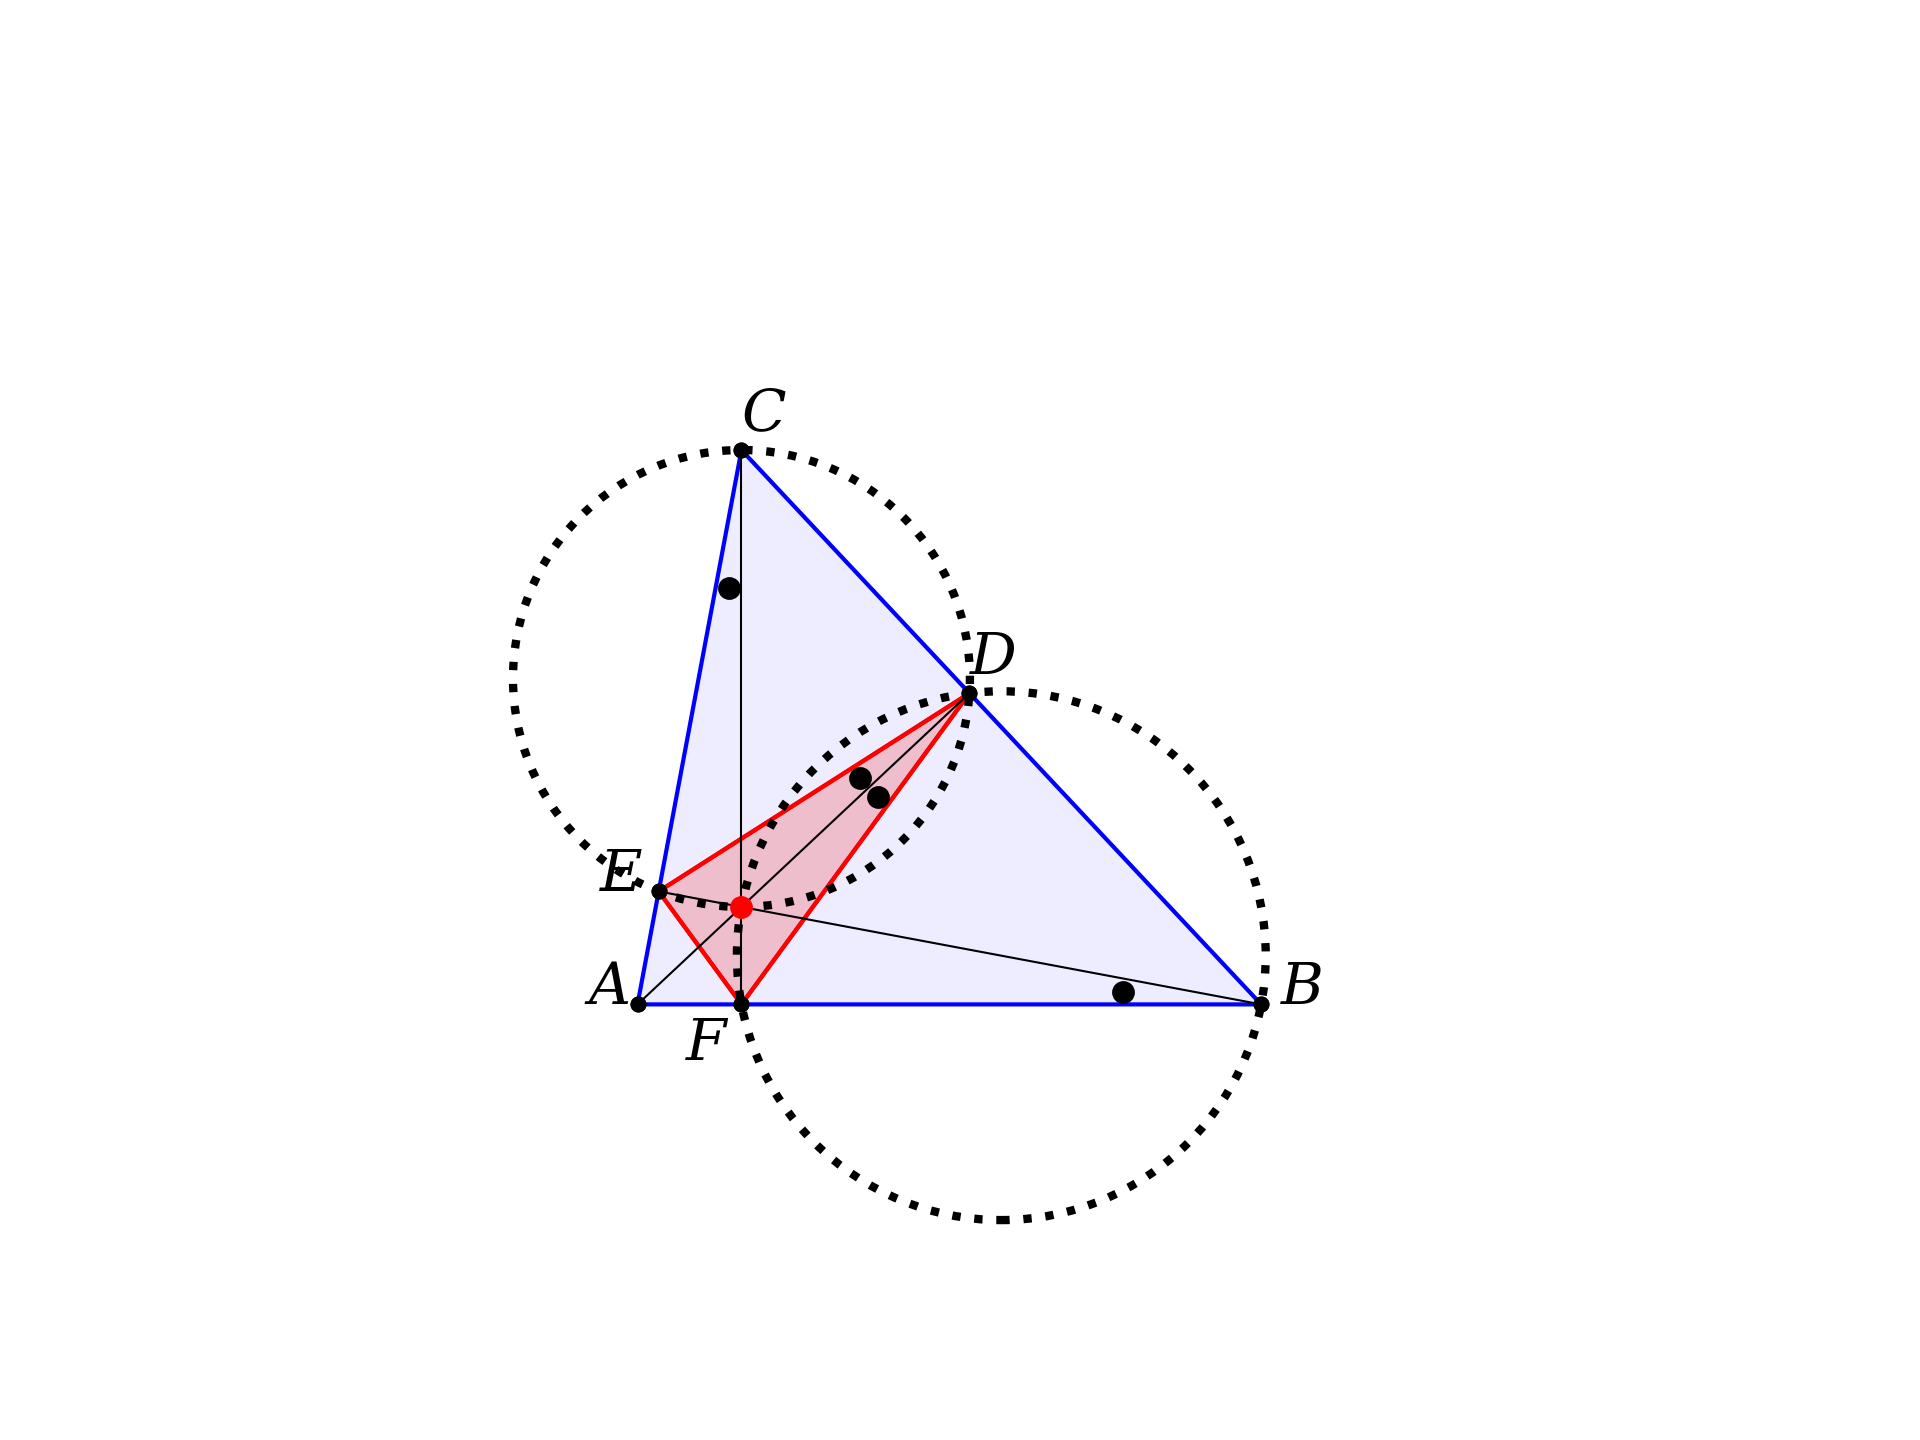

The script that saved this image:
import sys,math
import matplotlib.pyplot as plt
import numpy as np

import geometry as geo

fig, ax = geo.init()
ax.set(xlim=(-20,120), ylim=(-40,120))

A,B,C = geo.get_standard_triangle()

geo.outline_polygon(ax,[A,B,C],ec='b')
geo.fill_polygon(ax,[A,B,C],fc='b',alpha=0.07)

oD = geo.get_orthocenter_and_altitudes([A,B,C])
D = oD['D'];  E = oD['E'];  F = oD['F']
H = oD['H']

geo.outline_polygon(ax,[D,E,F])
geo.fill_polygon(ax,[D,E,F])

geo.outline_polygon(ax,[D,E,F])
geo.fill_polygon(ax,[D,E,F])


geo.draw_line_segments(
    ax,[[A,D],[B,E],[C,F]],lw=0.5)

geo.scatter_points(ax, [A,B,C,D,E,F])
geo.scatter_points(ax, [H])


diameter = [B,H]
Q = geo.get_point_by_fractional_length(diameter,0.5)
r = geo.get_length([B,Q])

circle = plt.Circle(
    (Q.x,Q.y),r,fc='none',ec='k',lw=2,ls=':')
ax.add_patch(circle)


aL = [[A,B,E],[F,D,A],[F,C,E],[A,D,E]]
geo.mark_angles(ax,aL,d=20,c='k')


diameter = [C,H]
O = geo.get_point_by_fractional_length(diameter,0.5)
r2 = geo.get_length([C,O])

circle = plt.Circle(
    (O.x,O.y),r2,fc='none',ec='k',lw=2,ls=':')
ax.add_patch(circle)


points = [
          ['A',A,'W',5],
          ['B',B,'E',2],
          ['C',C,'N',2],
          ['D',D,'N',2],
          ['E',E,'W',6],
          ['F',F,'SW',8],
         ]

geo.label_points(points,s=16)

geo.scatter_points(ax,[A,B,C,D,E,F])
geo.scatter_points(ax,[H],c='r',s=20)

#----------

plt.gca().set_axis_off()
ofn = '/Users/telliott/Desktop/ortho_incenter.png'
plt.savefig(ofn, dpi=300)